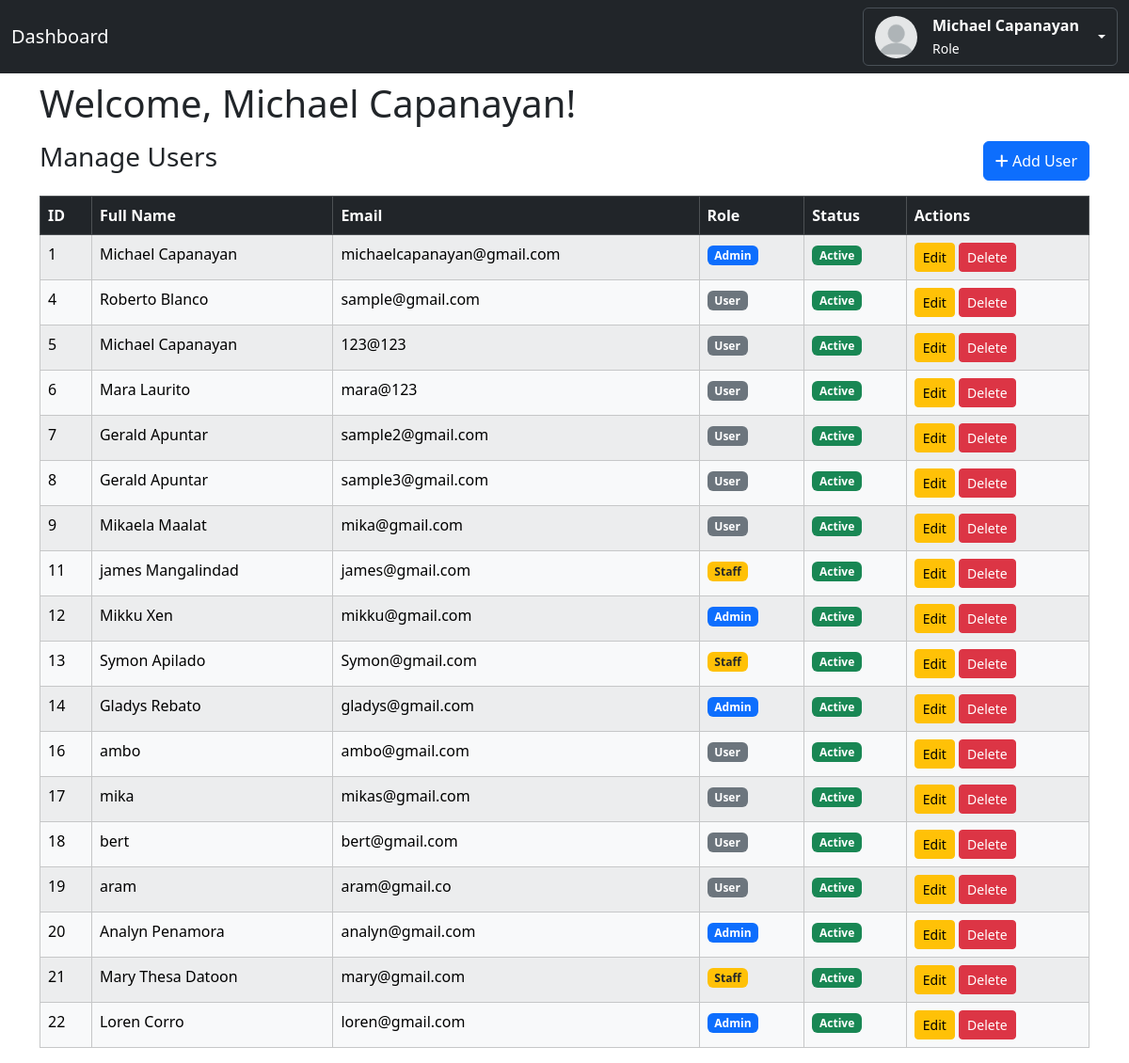
The page /pages/dashboard.php (signed in) on the database as committed earlier.
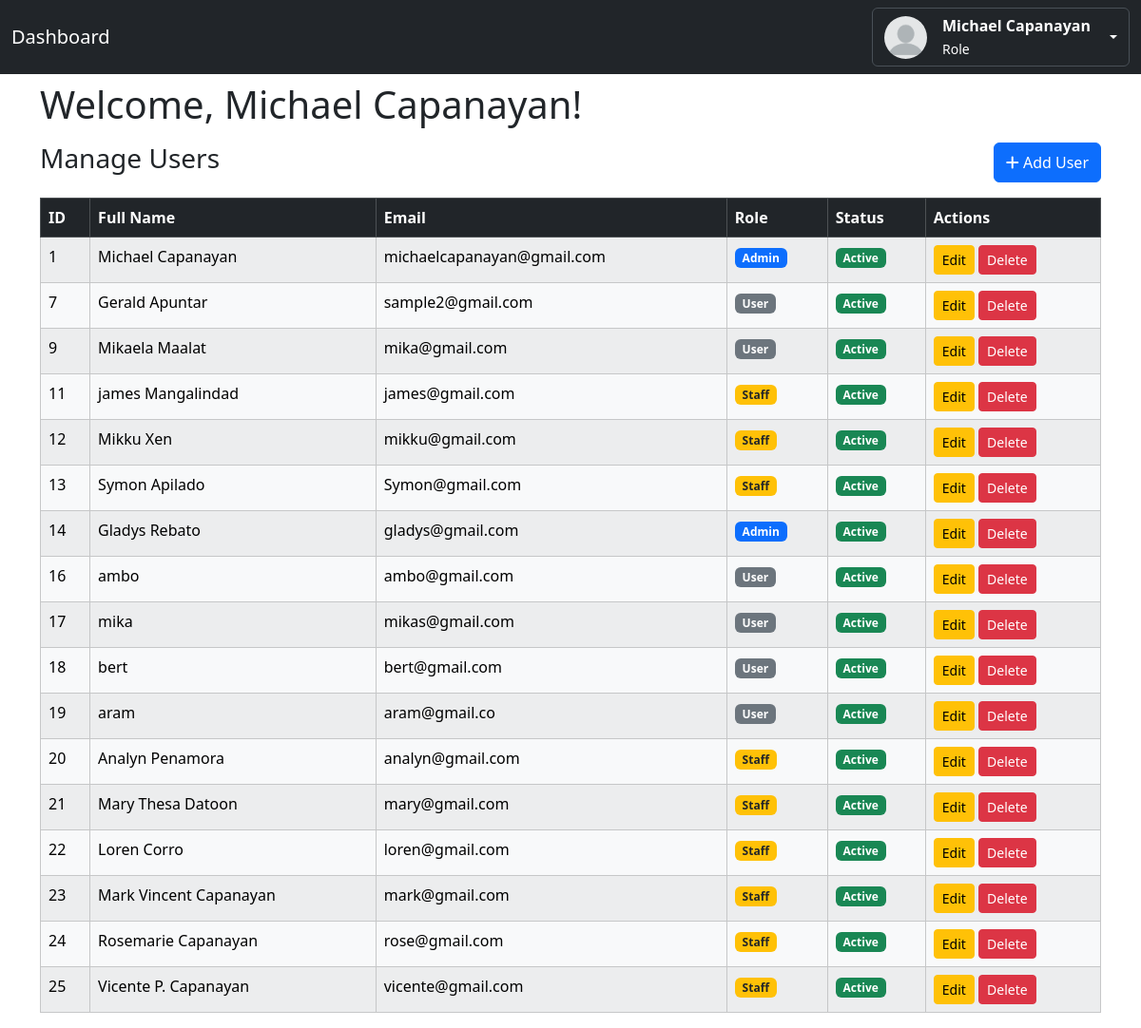
The same page on the database as committed later.
### tables this page shows
CREATE TABLE `tbl_users` (
  `id` int(11) NOT NULL,
  `fullname` varchar(255) NOT NULL,
  `email` varchar(255) NOT NULL,
  `password` varchar(255) NOT NULL,
  `created_at` timestamp NOT NULL DEFAULT current_timestamp(),
  `role` enum('admin','staff','user') NOT NULL DEFAULT 'user',
  `status` enum('Active','Inactive') NOT NULL DEFAULT 'Active'
);

### backend/fetchUserAccounts.php (called while the page is built)
<?php
include("database.php");
$fetchUsersQuery = "SELECT * FROM tbl_users";
$result = $conn ->query($fetchUsersQuery);
?>

### pages/dashboard.php (the view, shortened to what this page needs)
<?php
include("../backend/fetchUserAccounts.php");
?>
<!DOCTYPE html>
<html lang="en">
<head>
  <link href="https://cdn.jsdelivr.net/npm/bootstrap@5.3.8/dist/css/bootstrap.min.css" rel="stylesheet">
</head>
<body>
  <nav class="navbar navbar-expand-md bg-dark" data-bs-theme="dark">
    <div class="container-fluid">
      <a class="navbar-brand" href="#">Dashboard</a>
      <div class="collapse navbar-collapse" id="navbarSupportedContent">
        <div class="d-flex ms-auto">
          <div class="dropdown">
            <button class="btn dropdown-toggle d-flex align-items-center gap-3 text-white border"
              type="button"
              data-bs-toggle="dropdown"
              aria-expanded="false">
              <img src="../img/default_profile.png"
                alt="Default Profile"
                class="img-fluid rounded-circle"
                style="width: 45px; height: 45px; object-fit: cover;">
              <div class="text-start">
                <div class="fw-semibold mb-0"><?php echo $_SESSION['user']; ?></div>
                <small class="mb-0">Role</small>
              </div>
            </button>
          </div>
        </div>
      </div>
    </div>
  </nav>
  <div class="container mt-2">
    <h1><?php
        echo "Welcome, " . $_SESSION['user'] . "!";
        ?></h1>
  </div>
  <div class="container mt-3 d-flex justify-content-between">
    <h3>Manage Users</h3>
    <button class="btn btn-primary" data-bs-toggle="modal" data-bs-target="#newUserModal"> <i class="fa-solid fa-plus"></i> Add User</button>
  </div>
  <div class="table-responsive-lg container mt-3">
    <table class="table table-light table-striped table-hover table-bordered">
      <thead class="table-dark">
        <tr>
          <th scope="col">ID</th>
          <th scope="col">Full Name</th>
          <th scope="col">Email</th>
          <th scope="col">Role</th>
          <th scope="col">Status</th>
          <th scope="col">Actions</th>
        </tr>
      </thead>
      <tbody>
        <?php while ($row = $result->fetch_assoc()): ?>
          <tr>
            <td><?php echo $row['id']; ?></td>
            <td><?php echo $row['fullname']; ?></td>
            <td><?php echo $row['email']; ?></td>
            <td>
              <?php
              if ($row['role'] == "admin") {
                echo '<span class="badge bg-primary">Admin</span>';
              } else if ($row['role'] == "staff") {
                echo '<span class="badge bg-warning text-dark">Staff</span>';
              } else {
                echo '<span class="badge bg-secondary">User</span>';
              }
              ?></td>
            <td>
              <?php
              if ($row['status'] == "Active") {
                echo '<span class="badge bg-success">Active</span>';
              } else {
                echo '<span class="badge bg-secondary">Inactive</span>';
              }
              ?>
            </td>
            <td>
              <button class="btn btn-sm btn-warning" data-bs-toggle="modal" data-bs-target="#editModal<?php echo $row['id']; ?>">Edit</button>
              <button class="btn btn-sm btn-danger" data-bs-toggle="modal" data-bs-target="#deleteModal<?php echo $row['id']; ?>">Delete</button>
            </td>
          </tr>
        <?php endwhile; ?>
      </tbody>
    </table>
  </div>
</body>
</html>

Rows that differ between the two databases and show on the page:
removed tbl_users: id "4", fullname "Roberto Blanco", email "sample@gmail.com", role "User", status "Active"
removed tbl_users: id "5", fullname "Michael Capanayan", email "123@123", role "User", status "Active"
removed tbl_users: id "6", fullname "Mara Laurito", email "mara@123", role "User", status "Active"
removed tbl_users: id "8", fullname "Gerald Apuntar", email "sample3@gmail.com", role "User", status "Active"
changed tbl_users "Mikku Xen": role "Admin" → "Staff"
changed tbl_users "Analyn Penamora": role "Admin" → "Staff"
changed tbl_users "Loren Corro": role "Admin" → "Staff"
added tbl_users: id "23", fullname "Mark Vincent Capanayan", email "mark@gmail.com", role "Staff", status "Active"
added tbl_users: id "24", fullname "Rosemarie Capanayan", email "rose@gmail.com", role "Staff", status "Active"
added tbl_users: id "25", fullname "Vicente P. Capanayan", email "vicente@gmail.com", role "Staff", status "Active"
